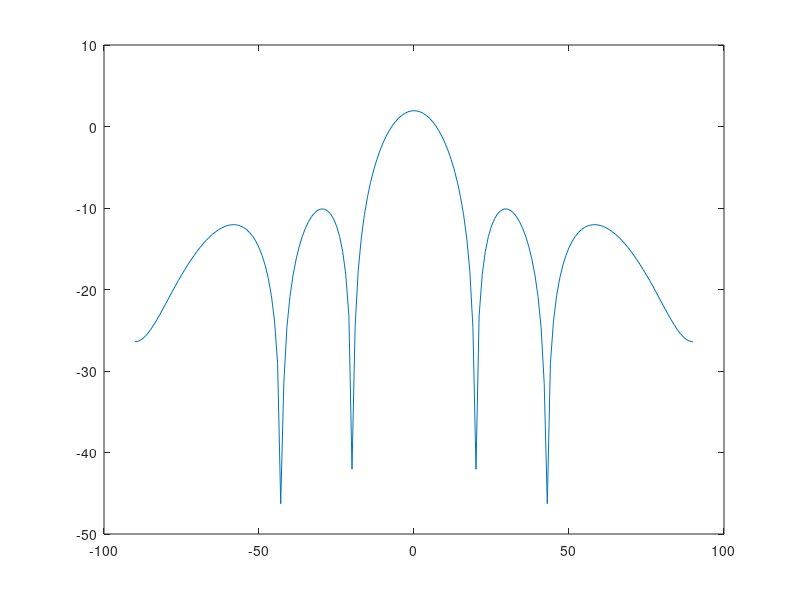

The MATLAB source for this figure:
clc;clear;close all;
f=1000;
c=340;
ula=[0,0.2,0.4,0.6];
d=0.2;
numberOfMics=4;

output=zeros(1,181);
for theta=1:181
	for mIndex=1:numberOfMics+1
		output(theta)=output(theta)+exp(1j*2*pi*f*mIndex*d*sind(theta-91)/c);
	end
	output(theta)=output(theta)/numberOfMics;
end
y=20*log10(output);
x=linspace(-90,90,181);
plot(x,y);